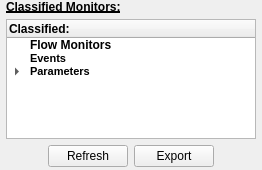
                <widget class="QWidget" name="pageDataClassification">
                 <property name="geometry">
                  <rect>
                   <x>0</x>
                   <y>0</y>
                   <width>262</width>
                   <height>170</height>
                  </rect>
                 </property>
                 <property name="sizePolicy">
                  <sizepolicy hsizetype="Preferred" vsizetype="Fixed">
                   <horstretch>0</horstretch>
                   <verstretch>0</verstretch>
                  </sizepolicy>
                 </property>
                 <property name="minimumSize">
                  <size>
                   <width>0</width>
                   <height>170</height>
                  </size>
                 </property>
                 <property name="maximumSize">
                  <size>
                   <width>16777215</width>
                   <height>170</height>
                  </size>
                 </property>
                 <attribute name="label">
                  <string>Flow Monitors: Data Classification</string>
                 </attribute>
                 <layout class="QVBoxLayout" name="verticalLayout_23">
                  <property name="leftMargin">
                   <number>6</number>
                  </property>
                  <property name="topMargin">
                   <number>0</number>
                  </property>
                  <property name="rightMargin">
                   <number>6</number>
                  </property>
                  <property name="bottomMargin">
                   <number>0</number>
                  </property>
                  <item>
                   <widget class="QLabel" name="label_11">
                    <property name="sizePolicy">
                     <sizepolicy hsizetype="Expanding" vsizetype="Expanding">
                      <horstretch>0</horstretch>
                      <verstretch>0</verstretch>
                     </sizepolicy>
                    </property>
                    <property name="minimumSize">
                     <size>
                      <width>0</width>
                      <height>13</height>
                     </size>
                    </property>
                    <property name="maximumSize">
                     <size>
                      <width>400</width>
                      <height>13</height>
                     </size>
                    </property>
                    <property name="font">
                     <font>
                      <weight>75</weight>
                      <bold>true</bold>
                      <underline>true</underline>
                     </font>
                    </property>
                    <property name="text">
                     <string>Classified Monitors:</string>
                    </property>
                   </widget>
                  </item>
                  <item>
                   <widget class="QTreeWidget" name="trw_DataClassification">
                    <property name="sizePolicy">
                     <sizepolicy hsizetype="Minimum" vsizetype="Expanding">
                      <horstretch>0</horstretch>
                      <verstretch>0</verstretch>
                     </sizepolicy>
                    </property>
                    <property name="minimumSize">
                     <size>
                      <width>250</width>
                      <height>120</height>
                     </size>
                    </property>
                    <property name="maximumSize">
                     <size>
                      <width>230</width>
                      <height>120</height>
                     </size>
                    </property>
                    <property name="contextMenuPolicy">
                     <enum>Qt::CustomContextMenu</enum>
                    </property>
                    <property name="acceptDrops">
                     <bool>false</bool>
                    </property>
                    <property name="dragDropMode">
                     <enum>QAbstractItemView::DropOnly</enum>
                    </property>
                    <property name="defaultDropAction">
                     <enum>Qt::IgnoreAction</enum>
                    </property>
                    <property name="itemsExpandable">
                     <bool>true</bool>
                    </property>
                    <column>
                     <property name="text">
                      <string>Classified:</string>
                     </property>
                     <property name="font">
                      <font>
                       <weight>75</weight>
                       <bold>true</bold>
                      </font>
                     </property>
                    </column>
                    <item>
                     <property name="text">
                      <string>Flow Monitors</string>
                     </property>
                     <property name="font">
                      <font>
                       <weight>75</weight>
                       <bold>true</bold>
                      </font>
                     </property>
                     <property name="flags">
                      <set>ItemIsDropEnabled|ItemIsEnabled</set>
                     </property>
                    </item>
                    <item>
                     <property name="text">
                      <string>Events</string>
                     </property>
                     <property name="font">
                      <font>
                       <family>MS Shell Dlg 2</family>
                       <pointsize>8</pointsize>
                       <weight>75</weight>
                       <bold>true</bold>
                      </font>
                     </property>
                     <property name="flags">
                      <set>ItemIsDropEnabled|ItemIsEnabled</set>
                     </property>
                    </item>
                    <item>
                     <property name="text">
                      <string>Parameters</string>
                     </property>
                     <property name="font">
                      <font>
                       <family>MS Shell Dlg 2</family>
                       <pointsize>8</pointsize>
                       <weight>75</weight>
                       <bold>true</bold>
                      </font>
                     </property>
                     <item>
                      <property name="text">
                       <string>Default</string>
                      </property>
                     </item>
                    </item>
                   </widget>
                  </item>
                  <item>
                   <layout class="QHBoxLayout" name="horizontalLayout_4">
                    <item>
                     <spacer name="horizontalSpacer_5">
                      <property name="orientation">
                       <enum>Qt::Horizontal</enum>
                      </property>
                      <property name="sizeHint" stdset="0">
                       <size>
                        <width>40</width>
                        <height>20</height>
                       </size>
                      </property>
                     </spacer>
                    </item>
                    <item>
                     <widget class="QPushButton" name="btnRefreshDC">
                      <property name="text">
                       <string>Refresh</string>
                      </property>
                     </widget>
                    </item>
                    <item>
                     <widget class="QPushButton" name="btnExportDCToExcel">
                      <property name="text">
                       <string>Export</string>
                      </property>
                     </widget>
                    </item>
                    <item>
                     <spacer name="horizontalSpacer_6">
                      <property name="orientation">
                       <enum>Qt::Horizontal</enum>
                      </property>
                      <property name="sizeHint" stdset="0">
                       <size>
                        <width>40</width>
                        <height>20</height>
                       </size>
                      </property>
                     </spacer>
                    </item>
                   </layout>
                  </item>
                 </layout>
                </widget>
